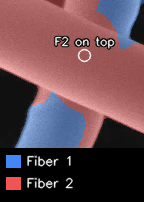
#> input picture example_overlay.png, 144 x 202 px
$ python black_mask.py example_overlay.png
#> lines starting #> are read from the running program, lines starting #| are printed output that depends on the picture
### sem_image.py
"""Shared image preparation. Measurements never consume colored overlays."""
from pathlib import Path
import numpy as np
from PIL import Image
from scipy import ndimage as ndi
from skimage.filters import threshold_otsu, threshold_triangle, threshold_multiotsu


def load_gray(path):
#> called with path = 'example_overlay.png'
    with Image.open(path) as im:
#> im is the input picture: PIL image 144x202 RGB; mean R, G, B 101.5, 72.4, 79.7
        im.seek(0)
        if im.mode in ('I', 'I;16', 'I;16B', 'I;16L', 'F'):
            a = np.asarray(im, dtype=np.float32)
            if not np.isfinite(a).all():
                raise ValueError('Image contains non-finite intensities')
            lo, hi = np.percentile(a, [0.5, 99.5])
            if hi <= lo:
                lo, hi = float(a.min()), float(a.max())
            return np.clip((a-lo)/max(hi-lo, 1e-12), 0, 1)
        rgb = np.asarray(im.convert('RGB'))
        # Generated masks/depth overlays must not become measurement inputs.
        chroma = rgb.max(axis=2).astype(float) - rgb.min(axis=2)
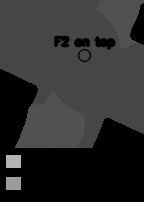
#> chroma: shape (202, 144) float64; min 0, max 179, mean 45.7
        if np.mean(chroma > 30) > 0.01:
#> (the run stopped early here; a loop or call above may not have finished)
